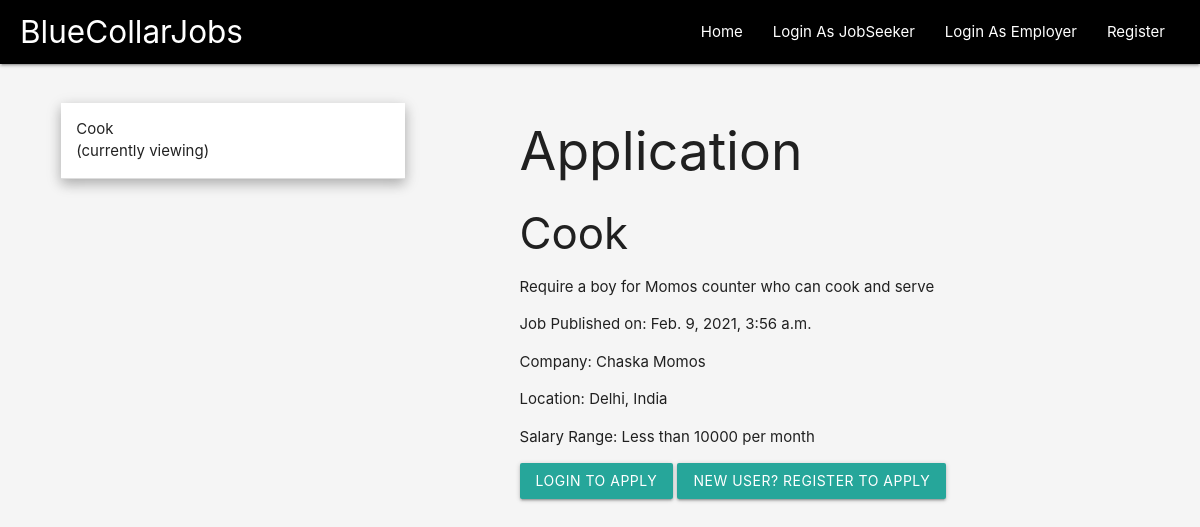
The app's page /chaska-momos with its own data.
### main/models.py (models this page shows, shortened)
class JobInformation(models.Model):
    job_title = models.CharField(max_length = 100)
    job_company = models.CharField(max_length = 150)
    job_salary = models.CharField(max_length = 100)
    job_location = models.CharField(max_length = 100)
    job_published = models.DateTimeField("Job Published", default = datetime.now)
    job_category = models.ForeignKey(JobCategory, default = 1, verbose_name="Category", on_delete = models.SET_DEFAULT)
    job_summary = models.CharField(max_length = 200)
    job_slug = models.CharField(max_length=100, unique=True, default=rand_slug())
    class Meta:
        verbose_name_plural = "Information"

### main/views.py (the view, shortened to what this page needs)
# urls.py: path('<single_slug>', views.single_slug, name = "single_slug"),
def single_slug(request, single_slug):
    categories = [j.category_slug for j in JobCategory.objects.all()]
    jobs = [j.job_slug for j in JobInformation.objects.all()]
    if single_slug in jobs:
        this_job = JobInformation.objects.get(job_slug = single_slug)
        jobs_from_category = JobInformation.objects.filter(job_category__job_category = this_job.job_category)
        this_job_idx = list(jobs_from_category).index(this_job)
        return render(request,
                        "main/jobdetails.html",
                        {"job":this_job,
                        "sidebar": jobs_from_category,
                        "this_job_idx": this_job_idx})
    return HttpResponse(f"{single_slug} does not correspond to anything!")

### main/models.py (called while the page is built)
    def __str__(self):
        return self.job_category

### main/templates/main/jobdetails.html (shortened to what this page needs)
{% extends 'main/header.html' %}
{% block content %}
    <div class="row">
        <div class="col s12 m4 l4">
            <ul class="collapsible popout">
                {% for job in sidebar %}
                    {% if forloop.counter0 == this_job_idx %}
                        <li class="active">
                            <div class="collapsible-header">{{job.job_title}}<br>(currently viewing)</div>
                      </li>
                    {% endif %}
                {% endfor %}
            </ul>
        </div>
        <div class="col s12, m1, l1"></div>
        <div class="col s12, m7, l7">
            <h2>Application</h2>
            <h3>{{job.job_title}}</h3>
            <p>{{job.job_summary|safe}}</p>
            <p> Job Published on: {{job.job_published}}</p>
            <p> Company: {{job.job_company}}</p>
            <p> Location: {{job.job_location}}</p>
            <p> Salary Range: {{job.job_salary}}</p>
            {%if user.is_authenticated %}
                <a href="apply"><button class="btn">Apply For Job | Go to Application</button></a>
            {% else %}
                <a href="/login"><button class="btn">Login To Apply</button></a>
                <a href="/register/"><button class="btn">New User? Register To Apply</button></a>
            {% endif %}
        </div>
    </div>
{% endblock %}

### records on screen
JobInformation: job_title "Cook", job_summary "Require a boy for Momos counter who can cook and serve", job_published "Feb. 9, 2021, 3:56 a.m.", job_company "Chaska Momos", job_location "Delhi, India", job_salary "Less than 10000 per month"
